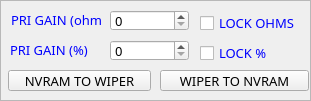
     <widget class="QFrame" name="FRAME_primary_gain">
      <property name="geometry">
       <rect>
        <x>18</x>
        <y>4</y>
        <width>311</width>
        <height>101</height>
       </rect>
      </property>
      <property name="font">
       <font>
        <family>Siemens Slab</family>
        <pointsize>10</pointsize>
       </font>
      </property>
      <property name="frameShape">
       <enum>QFrame::StyledPanel</enum>
      </property>
      <property name="frameShadow">
       <enum>QFrame::Raised</enum>
      </property>
      <widget class="QLabel" name="LBL_spin_primary_gain_ohms">
       <property name="geometry">
        <rect>
         <x>11</x>
         <y>10</y>
         <width>91</width>
         <height>20</height>
        </rect>
       </property>
       <property name="font">
        <font>
         <family>Siemens Slab</family>
         <pointsize>10</pointsize>
        </font>
       </property>
       <property name="text">
        <string>&lt;html&gt;&lt;head/&gt;&lt;body&gt;&lt;p&gt;&lt;span style=&quot; color:#0000ff;&quot;&gt;PRI GAIN (ohms)&lt;/span&gt;&lt;/p&gt;&lt;/body&gt;&lt;/html&gt;</string>
       </property>
      </widget>
      <widget class="QSpinBox" name="SPIN_primary_gain_ohms">
       <property name="geometry">
        <rect>
         <x>110</x>
         <y>10</y>
         <width>79</width>
         <height>21</height>
        </rect>
       </property>
       <property name="font">
        <font>
         <family>Siemens Slab</family>
         <pointsize>10</pointsize>
        </font>
       </property>
       <property name="maximum">
        <number>60340</number>
       </property>
       <property name="singleStep">
        <number>10</number>
       </property>
       <property name="value">
        <number>0</number>
       </property>
      </widget>
      <widget class="QLabel" name="LBL_spin_primary_gain_percent">
       <property name="geometry">
        <rect>
         <x>10</x>
         <y>40</y>
         <width>81</width>
         <height>20</height>
        </rect>
       </property>
       <property name="font">
        <font>
         <family>Siemens Slab</family>
         <pointsize>10</pointsize>
        </font>
       </property>
       <property name="text">
        <string>&lt;html&gt;&lt;head/&gt;&lt;body&gt;&lt;p&gt;&lt;span style=&quot; color:#0000ff;&quot;&gt;PRI GAIN (%)&lt;/span&gt;&lt;/p&gt;&lt;/body&gt;&lt;/html&gt;</string>
       </property>
      </widget>
      <widget class="QSpinBox" name="SPIN_primary_gain_percent">
       <property name="geometry">
        <rect>
         <x>110</x>
         <y>40</y>
         <width>79</width>
         <height>21</height>
        </rect>
       </property>
       <property name="font">
        <font>
         <family>Siemens Slab</family>
         <pointsize>10</pointsize>
        </font>
       </property>
       <property name="maximum">
        <number>100</number>
       </property>
       <property name="singleStep">
        <number>1</number>
       </property>
       <property name="value">
        <number>0</number>
       </property>
      </widget>
      <widget class="QCheckBox" name="CHK_gain_lock_ohms">
       <property name="geometry">
        <rect>
         <x>200</x>
         <y>10</y>
         <width>111</width>
         <height>26</height>
        </rect>
       </property>
       <property name="font">
        <font>
         <family>Siemens Slab</family>
         <pointsize>10</pointsize>
        </font>
       </property>
       <property name="styleSheet">
        <string notr="true">color: rgb(0, 0, 255);</string>
       </property>
       <property name="text">
        <string>LOCK OHMS</string>
       </property>
      </widget>
      <widget class="QCheckBox" name="CHK_gain_lock_percent">
       <property name="geometry">
        <rect>
         <x>200</x>
         <y>40</y>
         <width>81</width>
         <height>26</height>
        </rect>
       </property>
       <property name="font">
        <font>
         <family>Siemens Slab</family>
         <pointsize>10</pointsize>
        </font>
       </property>
       <property name="styleSheet">
        <string notr="true">color: rgb(0, 0, 255);</string>
       </property>
       <property name="text">
        <string>LOCK %</string>
       </property>
      </widget>
      <widget class="QPushButton" name="PB_store_in_nvram">
       <property name="geometry">
        <rect>
         <x>160</x>
         <y>70</y>
         <width>149</width>
         <height>21</height>
        </rect>
       </property>
       <property name="font">
        <font>
         <family>Siemens Slab</family>
         <pointsize>10</pointsize>
        </font>
       </property>
       <property name="text">
        <string>WIPER TO NVRAM</string>
       </property>
      </widget>
      <widget class="QPushButton" name="PB_nvram_to_wiper">
       <property name="geometry">
        <rect>
         <x>8</x>
         <y>70</y>
         <width>143</width>
         <height>21</height>
        </rect>
       </property>
       <property name="font">
        <font>
         <family>Siemens Slab</family>
         <pointsize>10</pointsize>
        </font>
       </property>
       <property name="text">
        <string>NVRAM TO WIPER</string>
       </property>
      </widget>
     </widget>
